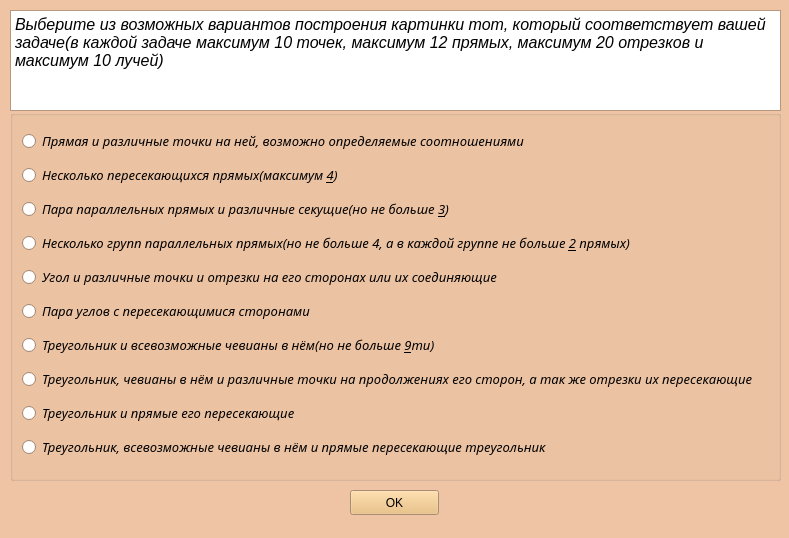
<?xml version="1.0" encoding="UTF-8"?>
<ui version="4.0">
 <class>Form</class>
 <widget class="QWidget" name="Form">
  <property name="geometry">
   <rect>
    <x>0</x>
    <y>0</y>
    <width>789</width>
    <height>538</height>
   </rect>
  </property>
  <property name="palette">
   <palette>
    <active>
     <colorrole role="WindowText">
      <brush brushstyle="SolidPattern">
       <color alpha="255">
        <red>0</red>
        <green>0</green>
        <blue>0</blue>
       </color>
      </brush>
     </colorrole>
     <colorrole role="Button">
      <brush brushstyle="SolidPattern">
       <color alpha="255">
        <red>233</red>
        <green>185</green>
        <blue>110</blue>
       </color>
      </brush>
     </colorrole>
     <colorrole role="Light">
      <brush brushstyle="SolidPattern">
       <color alpha="255">
        <red>255</red>
        <green>240</green>
        <blue>215</blue>
       </color>
      </brush>
     </colorrole>
     <colorrole role="Midlight">
      <brush brushstyle="SolidPattern">
       <color alpha="255">
        <red>244</red>
        <green>212</green>
        <blue>162</blue>
       </color>
      </brush>
     </colorrole>
     <colorrole role="Dark">
      <brush brushstyle="SolidPattern">
       <color alpha="255">
        <red>116</red>
        <green>92</green>
        <blue>55</blue>
       </color>
      </brush>
     </colorrole>
     <colorrole role="Mid">
      <brush brushstyle="SolidPattern">
       <color alpha="255">
        <red>155</red>
        <green>123</green>
        <blue>73</blue>
       </color>
      </brush>
     </colorrole>
     <colorrole role="Text">
      <brush brushstyle="SolidPattern">
       <color alpha="255">
        <red>0</red>
        <green>0</green>
        <blue>0</blue>
       </color>
      </brush>
     </colorrole>
     <colorrole role="BrightText">
      <brush brushstyle="SolidPattern">
       <color alpha="255">
        <red>255</red>
        <green>255</green>
        <blue>255</blue>
       </color>
      </brush>
     </colorrole>
     <colorrole role="ButtonText">
      <brush brushstyle="SolidPattern">
       <color alpha="255">
        <red>0</red>
        <green>0</green>
        <blue>0</blue>
       </color>
      </brush>
     </colorrole>
     <colorrole role="Base">
      <brush brushstyle="SolidPattern">
       <color alpha="255">
        <red>255</red>
        <green>255</green>
        <blue>255</blue>
       </color>
      </brush>
     </colorrole>
     <colorrole role="Window">
      <brush brushstyle="SolidPattern">
       <color alpha="255">
        <red>238</red>
        <green>196</green>
        <blue>164</blue>
       </color>
      </brush>
     </colorrole>
     <colorrole role="Shadow">
      <brush brushstyle="SolidPattern">
       <color alpha="255">
        <red>0</red>
        <green>0</green>
        <blue>0</blue>
       </color>
      </brush>
     </colorrole>
     <colorrole role="AlternateBase">
      <brush brushstyle="SolidPattern">
       <color alpha="255">
        <red>244</red>
        <green>220</green>
        <blue>182</blue>
       </color>
      </brush>
     </colorrole>
     <colorrole role="ToolTipBase">
      <brush brushstyle="SolidPattern">
       <color alpha="255">
        <red>255</red>
        <green>255</green>
        <blue>220</blue>
       </color>
      </brush>
     </colorrole>
     <colorrole role="ToolTipText">
      <brush brushstyle="SolidPattern">
       <color alpha="255">
        <red>0</red>
        <green>0</green>
        <blue>0</blue>
       </color>
      </brush>
     </colorrole>
    </active>
    <inactive>
     <colorrole role="WindowText">
      <brush brushstyle="SolidPattern">
       <color alpha="255">
        <red>0</red>
        <green>0</green>
        <blue>0</blue>
       </color>
      </brush>
     </colorrole>
     <colorrole role="Button">
      <brush brushstyle="SolidPattern">
       <color alpha="255">
        <red>233</red>
        <green>185</green>
        <blue>110</blue>
       </color>
      </brush>
     </colorrole>
     <colorrole role="Light">
      <brush brushstyle="SolidPattern">
       <color alpha="255">
        <red>255</red>
        <green>240</green>
        <blue>215</blue>
       </color>
      </brush>
     </colorrole>
     <colorrole role="Midlight">
      <brush brushstyle="SolidPattern">
       <color alpha="255">
        <red>244</red>
        <green>212</green>
        <blue>162</blue>
       </color>
      </brush>
     </colorrole>
     <colorrole role="Dark">
      <brush brushstyle="SolidPattern">
       <color alpha="255">
        <red>116</red>
        <green>92</green>
        <blue>55</blue>
       </color>
      </brush>
     </colorrole>
     <colorrole role="Mid">
      <brush brushstyle="SolidPattern">
       <color alpha="255">
        <red>155</red>
        <green>123</green>
        <blue>73</blue>
       </color>
      </brush>
     </colorrole>
     <colorrole role="Text">
      <brush brushstyle="SolidPattern">
       <color alpha="255">
        <red>0</red>
        <green>0</green>
        <blue>0</blue>
       </color>
      </brush>
     </colorrole>
     <colorrole role="BrightText">
      <brush brushstyle="SolidPattern">
       <color alpha="255">
        <red>255</red>
        <green>255</green>
        <blue>255</blue>
       </color>
      </brush>
     </colorrole>
     <colorrole role="ButtonText">
      <brush brushstyle="SolidPattern">
       <color alpha="255">
        <red>0</red>
        <green>0</green>
        <blue>0</blue>
       </color>
      </brush>
     </colorrole>
     <colorrole role="Base">
      <brush brushstyle="SolidPattern">
       <color alpha="255">
        <red>255</red>
        <green>255</green>
        <blue>255</blue>
       </color>
      </brush>
     </colorrole>
     <colorrole role="Window">
      <brush brushstyle="SolidPattern">
       <color alpha="255">
        <red>238</red>
        <green>196</green>
        <blue>164</blue>
       </color>
      </brush>
     </colorrole>
     <colorrole role="Shadow">
      <brush brushstyle="SolidPattern">
       <color alpha="255">
        <red>0</red>
        <green>0</green>
        <blue>0</blue>
       </color>
      </brush>
     </colorrole>
     <colorrole role="AlternateBase">
      <brush brushstyle="SolidPattern">
       <color alpha="255">
        <red>244</red>
        <green>220</green>
        <blue>182</blue>
       </color>
      </brush>
     </colorrole>
     <colorrole role="ToolTipBase">
      <brush brushstyle="SolidPattern">
       <color alpha="255">
        <red>255</red>
        <green>255</green>
        <blue>220</blue>
       </color>
      </brush>
     </colorrole>
     <colorrole role="ToolTipText">
      <brush brushstyle="SolidPattern">
       <color alpha="255">
        <red>0</red>
        <green>0</green>
        <blue>0</blue>
       </color>
      </brush>
     </colorrole>
    </inactive>
    <disabled>
     <colorrole role="WindowText">
      <brush brushstyle="SolidPattern">
       <color alpha="255">
        <red>116</red>
        <green>92</green>
        <blue>55</blue>
       </color>
      </brush>
     </colorrole>
     <colorrole role="Button">
      <brush brushstyle="SolidPattern">
       <color alpha="255">
        <red>233</red>
        <green>185</green>
        <blue>110</blue>
       </color>
      </brush>
     </colorrole>
     <colorrole role="Light">
      <brush brushstyle="SolidPattern">
       <color alpha="255">
        <red>255</red>
        <green>240</green>
        <blue>215</blue>
       </color>
      </brush>
     </colorrole>
     <colorrole role="Midlight">
      <brush brushstyle="SolidPattern">
       <color alpha="255">
        <red>244</red>
        <green>212</green>
        <blue>162</blue>
       </color>
      </brush>
     </colorrole>
     <colorrole role="Dark">
      <brush brushstyle="SolidPattern">
       <color alpha="255">
        <red>116</red>
        <green>92</green>
        <blue>55</blue>
       </color>
      </brush>
     </colorrole>
     <colorrole role="Mid">
      <brush brushstyle="SolidPattern">
       <color alpha="255">
        <red>155</red>
        <green>123</green>
        <blue>73</blue>
       </color>
      </brush>
     </colorrole>
     <colorrole role="Text">
      <brush brushstyle="SolidPattern">
       <color alpha="255">
        <red>116</red>
        <green>92</green>
        <blue>55</blue>
       </color>
      </brush>
     </colorrole>
     <colorrole role="BrightText">
      <brush brushstyle="SolidPattern">
       <color alpha="255">
        <red>255</red>
        <green>255</green>
        <blue>255</blue>
       </color>
      </brush>
     </colorrole>
     <colorrole role="ButtonText">
      <brush brushstyle="SolidPattern">
       <color alpha="255">
        <red>116</red>
        <green>92</green>
        <blue>55</blue>
       </color>
      </brush>
     </colorrole>
     <colorrole role="Base">
      <brush brushstyle="SolidPattern">
       <color alpha="255">
        <red>238</red>
        <green>196</green>
        <blue>164</blue>
       </color>
      </brush>
     </colorrole>
     <colorrole role="Window">
      <brush brushstyle="SolidPattern">
       <color alpha="255">
        <red>238</red>
        <green>196</green>
        <blue>164</blue>
       </color>
      </brush>
     </colorrole>
     <colorrole role="Shadow">
      <brush brushstyle="SolidPattern">
       <color alpha="255">
        <red>0</red>
        <green>0</green>
        <blue>0</blue>
       </color>
      </brush>
     </colorrole>
     <colorrole role="AlternateBase">
      <brush brushstyle="SolidPattern">
       <color alpha="255">
        <red>233</red>
        <green>185</green>
        <blue>110</blue>
       </color>
      </brush>
     </colorrole>
     <colorrole role="ToolTipBase">
      <brush brushstyle="SolidPattern">
       <color alpha="255">
        <red>255</red>
        <green>255</green>
        <blue>220</blue>
       </color>
      </brush>
     </colorrole>
     <colorrole role="ToolTipText">
      <brush brushstyle="SolidPattern">
       <color alpha="255">
        <red>0</red>
        <green>0</green>
        <blue>0</blue>
       </color>
      </brush>
     </colorrole>
    </disabled>
   </palette>
  </property>
  <property name="windowTitle">
   <string>Geometric</string>
  </property>
  <widget class="QTextEdit" name="textEdit">
   <property name="geometry">
    <rect>
     <x>10</x>
     <y>10</y>
     <width>771</width>
     <height>101</height>
    </rect>
   </property>
   <property name="readOnly">
    <bool>true</bool>
   </property>
   <property name="html">
    <string>&lt;!DOCTYPE HTML PUBLIC &quot;-//W3C//DTD HTML 4.0//EN&quot; &quot;http://www.w3.org/TR/REC-html40/strict.dtd&quot;&gt;
&lt;html&gt;&lt;head&gt;&lt;meta name=&quot;qrichtext&quot; content=&quot;1&quot; /&gt;&lt;style type=&quot;text/css&quot;&gt;
p, li { white-space: pre-wrap; }
&lt;/style&gt;&lt;/head&gt;&lt;body style=&quot; font-family:'Noto Sans'; font-size:11pt; font-weight:400; font-style:normal;&quot;&gt;
&lt;p style=&quot; margin-top:0px; margin-bottom:0px; margin-left:0px; margin-right:0px; -qt-block-indent:0; text-indent:0px;&quot;&gt;&lt;span style=&quot; font-family:'Ubuntu'; font-size:12pt; font-style:italic;&quot;&gt;Выберите из возможных вариантов построения картинки тот, который соответствует вашей задаче(в каждой задаче максимум 10 точек, максимум 12 прямых, максимум 20 отрезков и максимум 10 лучей)&lt;/span&gt;&lt;/p&gt;
&lt;p style=&quot;-qt-paragraph-type:empty; margin-top:0px; margin-bottom:0px; margin-left:0px; margin-right:0px; -qt-block-indent:0; text-indent:0px; font-family:'Ubuntu';&quot;&gt;&lt;br /&gt;&lt;/p&gt;&lt;/body&gt;&lt;/html&gt;</string>
   </property>
  </widget>
  <widget class="QGroupBox" name="verticalGroupBox">
   <property name="geometry">
    <rect>
     <x>10</x>
     <y>110</y>
     <width>771</width>
     <height>371</height>
    </rect>
   </property>
   <layout class="QVBoxLayout" name="verticalLayout">
    <item>
     <widget class="QRadioButton" name="rb1">
      <property name="font">
       <font>
        <family>Noto Sans</family>
        <pointsize>10</pointsize>
        <weight>50</weight>
        <italic>true</italic>
        <bold>false</bold>
       </font>
      </property>
      <property name="text">
       <string>Прямая и различные точки на ней, возможно определяемые соотношениями</string>
      </property>
     </widget>
    </item>
    <item>
     <widget class="QRadioButton" name="rb2">
      <property name="font">
       <font>
        <family>Noto Sans</family>
        <pointsize>10</pointsize>
        <weight>50</weight>
        <italic>true</italic>
        <bold>false</bold>
       </font>
      </property>
      <property name="text">
       <string>Несколько пересекающихся прямых(максимум &amp;4)</string>
      </property>
     </widget>
    </item>
    <item>
     <widget class="QRadioButton" name="rb3">
      <property name="font">
       <font>
        <family>Noto Sans</family>
        <pointsize>10</pointsize>
        <weight>50</weight>
        <italic>true</italic>
        <bold>false</bold>
       </font>
      </property>
      <property name="text">
       <string>Пара параллельных прямых и различные секущие(но не больше &amp;3)</string>
      </property>
     </widget>
    </item>
    <item>
     <widget class="QRadioButton" name="rb4">
      <property name="font">
       <font>
        <family>Noto Sans</family>
        <pointsize>10</pointsize>
        <weight>50</weight>
        <italic>true</italic>
        <bold>false</bold>
       </font>
      </property>
      <property name="text">
       <string>Несколько групп параллельных прямых(но не больше 4, а в каждой группе не больше &amp;2 прямых)</string>
      </property>
     </widget>
    </item>
    <item>
     <widget class="QRadioButton" name="rb5">
      <property name="font">
       <font>
        <family>Noto Sans</family>
        <pointsize>10</pointsize>
        <weight>50</weight>
        <italic>true</italic>
        <bold>false</bold>
       </font>
      </property>
      <property name="text">
       <string>Угол и различные точки и отрезки на его сторонах или их соединяющие</string>
      </property>
     </widget>
    </item>
    <item>
     <widget class="QRadioButton" name="rb6">
      <property name="font">
       <font>
        <family>Noto Sans</family>
        <pointsize>10</pointsize>
        <weight>50</weight>
        <italic>true</italic>
        <bold>false</bold>
       </font>
      </property>
      <property name="text">
       <string>Пара углов с пересекающимися сторонами</string>
      </property>
     </widget>
    </item>
    <item>
     <widget class="QRadioButton" name="rb7">
      <property name="font">
       <font>
        <family>Noto Sans</family>
        <pointsize>10</pointsize>
        <weight>50</weight>
        <italic>true</italic>
        <bold>false</bold>
       </font>
      </property>
      <property name="text">
       <string>Треугольник и всевозможные чевианы в нём(но не больше &amp;9ти)</string>
      </property>
     </widget>
    </item>
    <item>
     <widget class="QRadioButton" name="rb8">
      <property name="font">
       <font>
        <family>Noto Sans</family>
        <pointsize>10</pointsize>
        <weight>50</weight>
        <italic>true</italic>
        <bold>false</bold>
       </font>
      </property>
      <property name="text">
       <string>Треугольник, чевианы в нём и различные точки на продолжениях его сторон, а так же отрезки их пересекающие</string>
      </property>
     </widget>
    </item>
    <item>
     <widget class="QRadioButton" name="rb9">
      <property name="font">
       <font>
        <family>Noto Sans</family>
        <pointsize>10</pointsize>
        <italic>true</italic>
       </font>
      </property>
      <property name="text">
       <string>Треугольник и прямые его пересекающие</string>
      </property>
     </widget>
    </item>
    <item>
     <widget class="QRadioButton" name="rb10">
      <property name="font">
       <font>
        <family>Noto Sans</family>
        <pointsize>10</pointsize>
        <italic>true</italic>
       </font>
      </property>
      <property name="text">
       <string>Треугольник, всевозможные чевианы в нём и прямые пересекающие треугольник </string>
      </property>
     </widget>
    </item>
   </layout>
  </widget>
  <widget class="QPushButton" name="pb_OK">
   <property name="geometry">
    <rect>
     <x>350</x>
     <y>490</y>
     <width>89</width>
     <height>25</height>
    </rect>
   </property>
   <property name="text">
    <string>OK</string>
   </property>
  </widget>
 </widget>
 <resources/>
 <connections/>
</ui>
